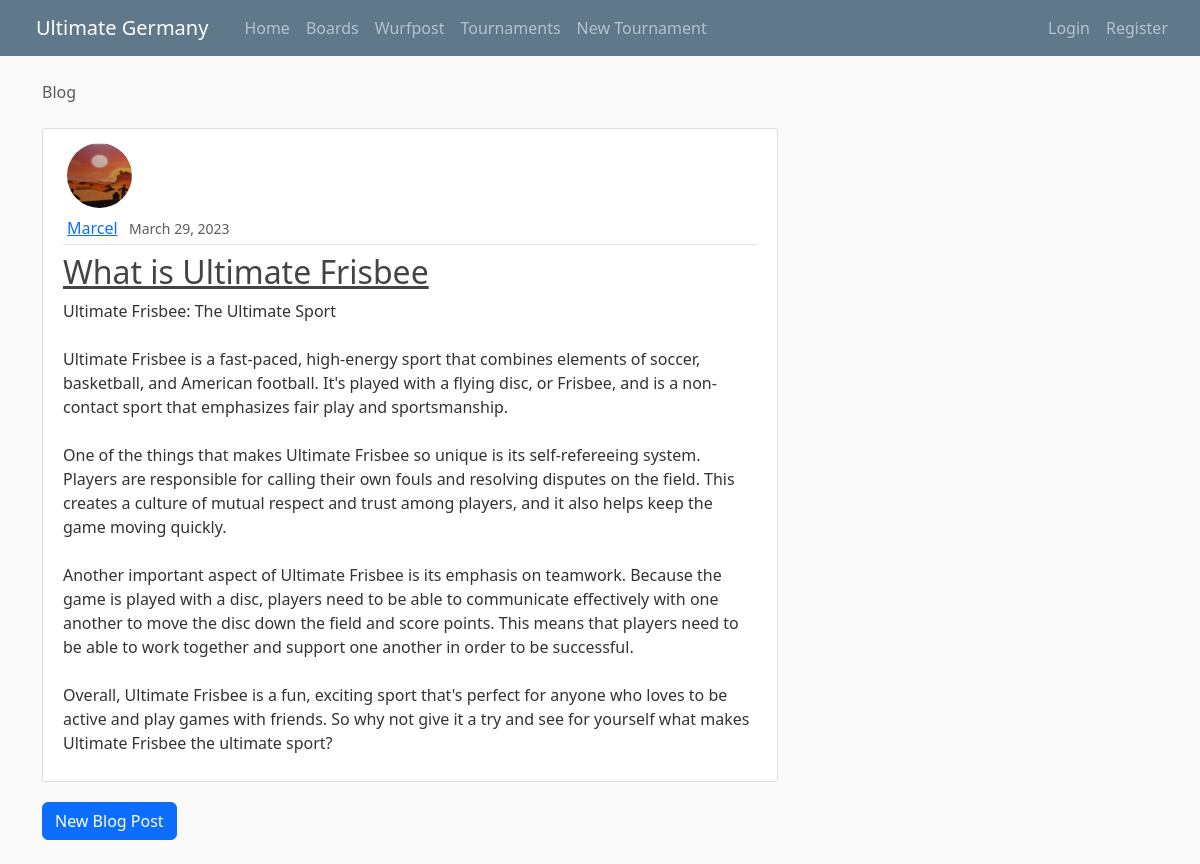
The page / on the database its author committed.
### blog/models.py (models this page shows, shortened)
class BlogPost(models.Model):
	title = models.CharField(max_length=100)
	content = models.TextField()
	date_posted = models.DateTimeField(default=timezone.now)
	author = models.ForeignKey(User, on_delete=models.DO_NOTHING)

### users/models.py (models this page shows, shortened)
class Profile(models.Model):
	user = models.OneToOneField(User, on_delete=models.CASCADE)
	image = models.ImageField(default='default.jpg', upload_to='profile_pics')

### blog/views.py (the view)
# urls.py: path('', PostListView.as_view(), name="blog-home"),
class PostListView(ListView):
	model = BlogPost
	template_name = 'blog/blog.html' #<app>/<model>_<viewtype>.html
	context_object_name = 'posts'
	ordering = ['-date_posted']
	paginate_by = 5

### blog/templates/blog/blog.html (shortened to what this page needs)
{% extends "base.html" %}
{% block breadcrumb %}
    <div class="container">
        <ol class="breadcrumb my-4">
              <li class="breadcrumb-item active">Blog</li>
        </ol>
    </div>
{% endblock %}
{% block content %}
	{% for post in posts %}
	<article class="media content-section">
	  <div class="m-1"><img class="rounded-circle article-img" src="{{ post.author.profile.image.url }}"></div>
	  <div class="media-body">
	    <div class="article-metadata p-1">
	      <a class="mr-2" href="{% url 'user-posts' post.author.username %}">{{ post.author }}</a>
	      <small class="text-muted"> &nbsp;&nbsp;{{ post.date_posted|date:"F d, Y" }}</small>
	    </div>
	    <h2 class="mt-2"><a class="article-title" href="{% url 'post-detail' post.id %}">{{ post.title }}</a></h2>
	    <p class="article-content">{{ post.content }}</p>
	  </div>
	</article>
	{% endfor %}
            <a class="btn btn-primary mb-4 mr-1 float-right" href="{% url 'post-create' %}">New Blog Post</a>
{% endblock content %}

### static/main.css (style rules this page uses)
body { background: #fafafa; color: #333333; margin-top: 5rem; }
h1, h2, h3, h4, h5, h6 { color: #444444; }
.content-section { background: #ffffff; padding: 10px 20px; border: 1px solid #dddddd; border-radius: 3px; margin-bottom: 20px; }
.article-title { color: #444444; }
.article-content { white-space: pre-line; }
.article-img { height: 65px; width: 65px; margin-right: 16px; }
.article-metadata { padding-bottom: 1px; margin-bottom: 4px; border-bottom: 1px solid #e3e3e3 }
html { margin-left: calc(100vw - 100%); margin-right: 0; overflow: auto; overflow-y: scroll; }

### rows shown on the page
BlogPost: author.profile.image (picture), author "Marcel", date_posted "March 29, 2023", title "What is Ultimate Frisbee", content "Ultimate Frisbee: The Ultimate Sport Ultimate Frisbee is a fast-paced, high-energy sport that combines elements of soccer, basketball, and American football. It's played with a flying disc, or Frisbee, and is a non-contact sport that emphasizes fair play and sportsmanship. One of the things that makes Ultimate Frisbee so unique is its self-refereeing system. Players are responsible for calling their own fouls and resolving disputes on the field. This creates a culture of mutual respect and trust among players, and it also helps keep the game moving quickly. Another important aspect of Ultimate Frisbee is its emphasis on teamwork. Because the game is played with a disc, players need to be…"
